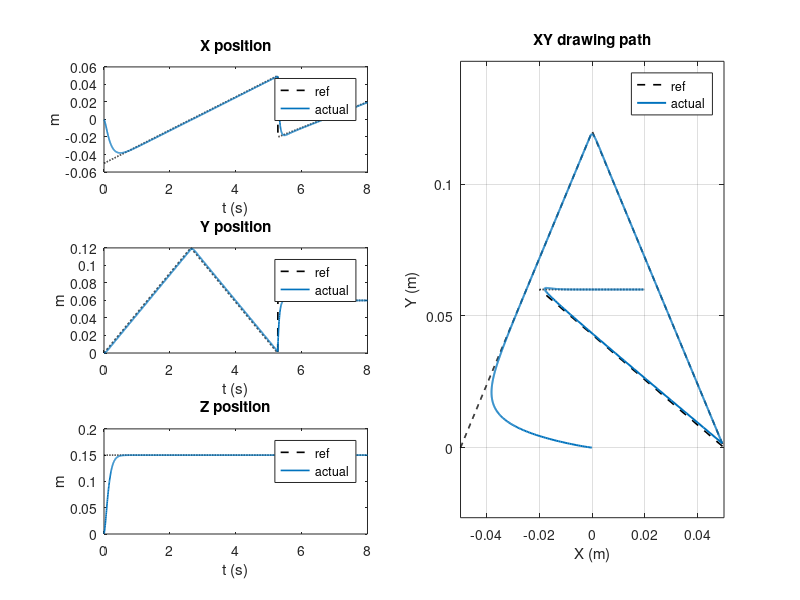
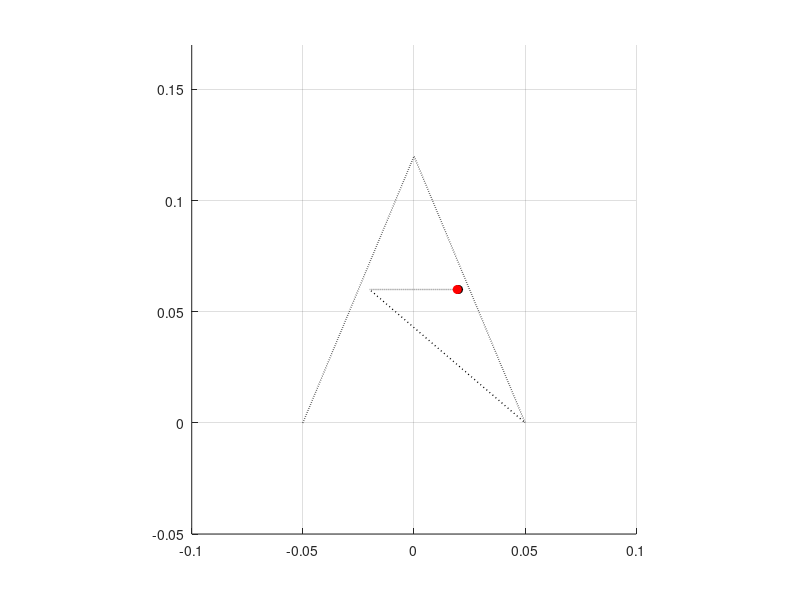

Source code (MATLAB) for these figures, in order:
% cartesian_3dof_draw.m
% Minimal 3-DOF Cartesian robot simulation for pattern drawing (circle).
% Save as cartesian_3dof_draw.m and run in MATLAB.
clear; close all; clc;

%% Parameters (tweak if needed)
m = [1.0, 1.0, 0.5];   % masses for X, Y, Z axes (kg)
b = [5.0, 5.0, 2.0];   % damping coefficients (N s/m)
dt = 0.005;            % simulation timestep (s)
Tsim = 8;              % total sim time (s)
time = 0:dt:Tsim;

% PD gains (start here; tune if needed)
Kp = [120, 120, 80];
Kd = [20, 20, 10];
Ki = [0,0,0];          % set nonzero if you want integral action (small)

% Trajectory choice: 'circle' or 'letterA'
traj_type = 'letterA';

%% Reference trajectory (x_ref(t), y_ref(t), z_ref(t))
xc = 0; yc = 0; zc = 0.2;   % center for circle
r = 0.08;                   % radius (meters)
omega = 2*pi / Tsim * 2;    % rotate a few times across sim

x_ref = zeros(3, numel(time));
switch traj_type
    case 'circle'
        x_ref(1,:) = xc + r * cos(omega * time);         % X
        x_ref(2,:) = yc + r * sin(omega * time);         % Y
        x_ref(3,:) = zc + 0.02 * sin(2*omega * time);    % small Z wiggle
    case 'letterA'
        % Simple piecewise letter-like shape (quick approx)
        % here we create 3 line segments; this is illustrative
        % Key points of the "A" (in meters)
        P1 = [-0.05; 0.00; 0.15];   % bottom-left
        P2 = [ 0.00; 0.12; 0.15];   % top-middle
        P3 = [ 0.05; 0.00; 0.15];   % bottom-right
        P4 = [-0.02; 0.06; 0.15];   % crossbar left
        P5 = [ 0.02; 0.06; 0.15];   % crossbar right

        % Split time for strokes
        N = numel(time);
        N1 = floor(N*0.33);   % stroke 1
        N2 = floor(N*0.33);   % stroke 2
        N3 = N - N1 - N2;     % stroke 3

        % Stroke 1: P1 -> P2
        S1 = [linspace(P1(1),P2(1),N1);
           linspace(P1(2),P2(2),N1);
           linspace(P1(3),P2(3),N1)];

        % Stroke 2: P2 -> P3
        S2 = [linspace(P2(1),P3(1),N2);
              linspace(P2(2),P3(2),N2);
              linspace(P2(3),P3(3),N2)];

        % Stroke 3: P4 -> P5 (crossbar)
        S3 = [linspace(P4(1),P5(1),N3);
              linspace(P4(2),P5(2),N3);
              linspace(P4(3),P5(3),N3)];
    
        x_ref = [S1, S2, S3];
    otherwise
        error('Unknown trajectory type');
end

%% State initialization
x = zeros(3,1);    % positions
xd = zeros(3,1);   % velocities
xi = zeros(3,1);   % integrator states if used

% logs
Xlog = zeros(3, numel(time));
Ulog = zeros(3, numel(time));

%% Simple Euler integration loop
for k = 1:numel(time)
    % reference at current time
    xr = x_ref(:,k);
    % derivative of reference (finite diff)
    if k == 1
        xrd = zeros(3,1);
    else
        xrd = (x_ref(:,k) - x_ref(:,k-1)) / dt;
    end
    
    % control law per axis (PID -> here PD + optional I)
    e = xr - x;
    ed = xrd - xd;
    xi = xi + e * dt;
    u = Kp'.*e + Kd'.*ed + Ki'.*xi;   % control force/effort for each axis
    
    % dynamics: m * xdd + b * xd = u  => xdd = (u - b*xd)/m
    xdd = (u - b'.*xd) ./ m';
    
    % integrate Euler
    xd = xd + xdd * dt;
    x = x + xd * dt;
    
    % log
    Xlog(:,k) = x;
    Ulog(:,k) = u;
end

%% Compute tracking error metrics
err = x_ref - Xlog;
rmse = sqrt(mean(err.^2, 2));
fprintf('RMSE X: %.4f m, Y: %.4f m, Z: %.4f m\n', rmse(1), rmse(2), rmse(3));

%% Plots (positions vs ref)
figure('Units','normalized','Position',[0.1 0.15 0.8 0.7]);
subplot(3,2,1);
plot(time, x_ref(1,:), 'k--', 'LineWidth', 1.2); hold on;
plot(time, Xlog(1,:), 'LineWidth', 1.2);
title('X position'); xlabel('t (s)'); ylabel('m'); legend('ref','actual');

subplot(3,2,3);
plot(time, x_ref(2,:), 'k--','LineWidth',1.2); hold on;
plot(time, Xlog(2,:),'LineWidth',1.2);
title('Y position'); xlabel('t (s)'); ylabel('m'); legend('ref','actual');

subplot(3,2,5);
plot(time, x_ref(3,:), 'k--','LineWidth',1.2); hold on;
plot(time, Xlog(3,:),'LineWidth',1.2);
title('Z position'); xlabel('t (s)'); ylabel('m'); legend('ref','actual');

% XY drawing (path)
subplot(1,2,2);
plot(x_ref(1,:), x_ref(2,:), 'k--','LineWidth',1.2); hold on;
plot(Xlog(1,:), Xlog(2,:), 'LineWidth', 1.4);
axis equal; grid on;
title('XY drawing path'); xlabel('X (m)'); ylabel('Y (m)');
legend('ref','actual','Location','Best');

% Save figure to PNG for PPT
outimg = 'results_cartesian_path.png';
saveas(gcf, outimg);
fprintf('Saved figure: %s\n', outimg);

%% Optional simple animation: draw pen path
figure('Name','Animation','Units','normalized','Position',[0.2 0.2 0.45 0.5]);
axis equal; grid on;
xlim([min([x_ref(1,:), Xlog(1,:)]) - 0.05, max([x_ref(1,:), Xlog(1,:)]) + 0.05]);
ylim([min([x_ref(2,:), Xlog(2,:)]) - 0.05, max([x_ref(2,:), Xlog(2,:)]) + 0.05]);
hold on;
plot(x_ref(1,:), x_ref(2,:), 'k:','LineWidth',1);
h_ref = plot(x_ref(1,1), x_ref(2,1), 'ko','MarkerFaceColor','k');
h_actual = plot(Xlog(1,1), Xlog(2,1), 'ro','MarkerFaceColor','r');
for k = 1:5:numel(time)
    set(h_ref,'XData',x_ref(1,k),'YData',x_ref(2,k));
    set(h_actual,'XData',Xlog(1,k),'YData',Xlog(2,k));
    drawnow;
end

%% Save simulation data (optional)
save('sim_cartesian_3dof.mat','time','x_ref','Xlog','Ulog','rmse');
fprintf('Saved data sim_cartesian_3dof.mat\n');
